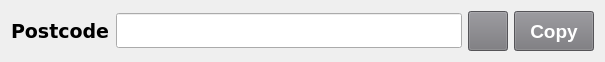
   <widget class="QWidget" name="layoutWidget_16">
    <property name="geometry">
     <rect>
      <x>660</x>
      <y>270</y>
      <width>605</width>
      <height>42</height>
     </rect>
    </property>
    <layout class="QHBoxLayout" name="horizontalLayout_18">
     <item>
      <widget class="QLabel" name="labelPostcode">
       <property name="font">
        <font>
         <family>DejaVu Sans</family>
         <pointsize>14</pointsize>
         <weight>75</weight>
         <bold>true</bold>
        </font>
       </property>
       <property name="text">
        <string>Postcode</string>
       </property>
      </widget>
     </item>
     <item>
      <widget class="QLineEdit" name="Postcode">
       <property name="enabled">
        <bool>true</bool>
       </property>
       <property name="minimumSize">
        <size>
         <width>300</width>
         <height>35</height>
        </size>
       </property>
       <property name="font">
        <font>
         <family>DejaVu Sans</family>
         <pointsize>12</pointsize>
        </font>
       </property>
       <property name="readOnly">
        <bool>true</bool>
       </property>
      </widget>
     </item>
     <item>
      <widget class="QPushButton" name="buttonGenPostcode">
       <property name="sizePolicy">
        <sizepolicy hsizetype="Minimum" vsizetype="Fixed">
         <horstretch>40</horstretch>
         <verstretch>40</verstretch>
        </sizepolicy>
       </property>
       <property name="minimumSize">
        <size>
         <width>40</width>
         <height>40</height>
        </size>
       </property>
       <property name="maximumSize">
        <size>
         <width>40</width>
         <height>40</height>
        </size>
       </property>
       <property name="styleSheet">
        <string notr="true">background-color: rgb(119, 118, 123);</string>
       </property>
       <property name="text">
        <string/>
       </property>
       <property name="icon">
        <iconset>
         <normaloff>img/reset.png</normaloff>img/reset.png</iconset>
       </property>
      </widget>
     </item>
     <item>
      <widget class="QPushButton" name="buttonCopyPostcode">
       <property name="minimumSize">
        <size>
         <width>0</width>
         <height>40</height>
        </size>
       </property>
       <property name="font">
        <font>
         <pointsize>14</pointsize>
         <weight>75</weight>
         <bold>true</bold>
        </font>
       </property>
       <property name="styleSheet">
        <string notr="true">background-color: rgb(119, 118, 123);
color: rgb(255, 255, 255);</string>
       </property>
       <property name="text">
        <string>Copy</string>
       </property>
      </widget>
     </item>
    </layout>
   </widget>
